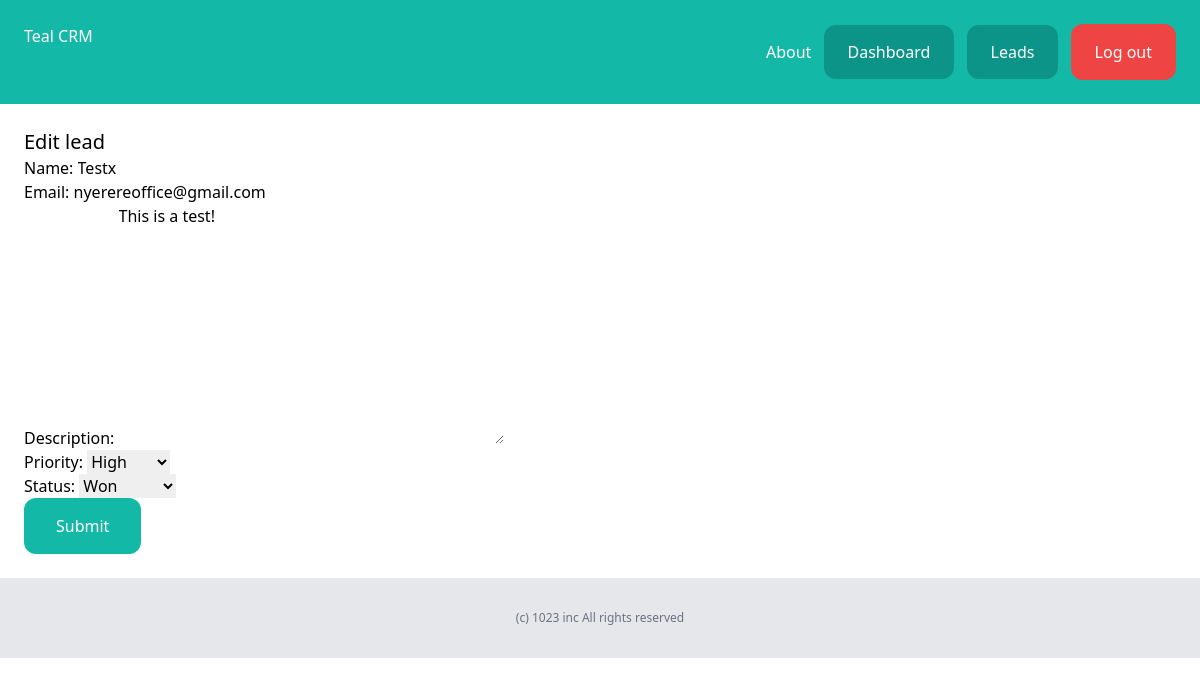
The app's page /dashboard/leads/2/edit/ (signed in) with its own data.
### lead/models.py (models this page shows, shortened)
class Lead(models.Model):
    LOW = 'low'
    MEDIUM = 'medium'
    HIGH = 'high'
    CHOICES_PRIORITY = (
        (LOW, 'Low'),
        (MEDIUM, 'Medium'),
        (HIGH, 'High'),
    )
    NEW = 'new'
    CONTACTED = 'contacted'
    WON = 'won'
    LOST = 'lost'
    CHOICES_STATUS = (
        (NEW, 'New'),
        (CONTACTED, 'Contacted'),
        (WON, 'Won'),
        (LOST, 'Lost'),
    )
    name = models.CharField(max_length=255)
    email = models.EmailField()
    description = models.TextField(blank=True, null=True)
    priority = models.CharField(max_length=10, choices=CHOICES_PRIORITY, default=MEDIUM)
    status = models.CharField(max_length=10, choices=CHOICES_STATUS, default=NEW)
    converted_to_client = models.BooleanField(default=False)
    created_by = models.ForeignKey(User, related_name='leads', on_delete=models.CASCADE)
    created_at = models.DateTimeField(auto_now_add=True)
    modified_at = models.DateTimeField(auto_now=True)

### lead/views.py (the view)
# urls.py: path('<int:pk>/edit/', views.leads_edit, name='leads_edit'),
@login_required
def leads_edit(request, pk):
    lead = get_object_or_404(Lead, created_by=request.user, pk=pk)
    if request.method == 'POST':
        form = AddLeadForm(request.POST, instance=lead)
        if form.is_valid():
            form.save()
            messages.success(request, 'The changes were saved')
            return redirect('lead:leads_list')
    else:
        form = AddLeadForm(instance=lead)
    return render(request, 'lead/leads_edit.html', {'form':form})

### lead/forms.py
class AddLeadForm(forms.ModelForm):
    class Meta:
        model = Lead
        fields = ['name', 'email', 'description', 'priority', 'status']

### lead/templates/lead/leads_edit.html (shortened to what this page needs)
{% extends 'core/base.html' %}
{% block content %}
    <div class="py-6 px-6">
        <h1 class="text-xl">Edit lead</h1>
        <form method="post" action=".">
            {{form.as_p}}
            <button class="py-4 px-8 bg-teal-500 text-white rounded-xl hover:bg-orange-400 transition duration-500 ease-in-out">Submit</button>
        </form>
    </div>
{% endblock %}

### records on screen
Lead: name "Testx", email "nyerereoffice@gmail.com", description "This is a test!", priority "High", status "Won"
